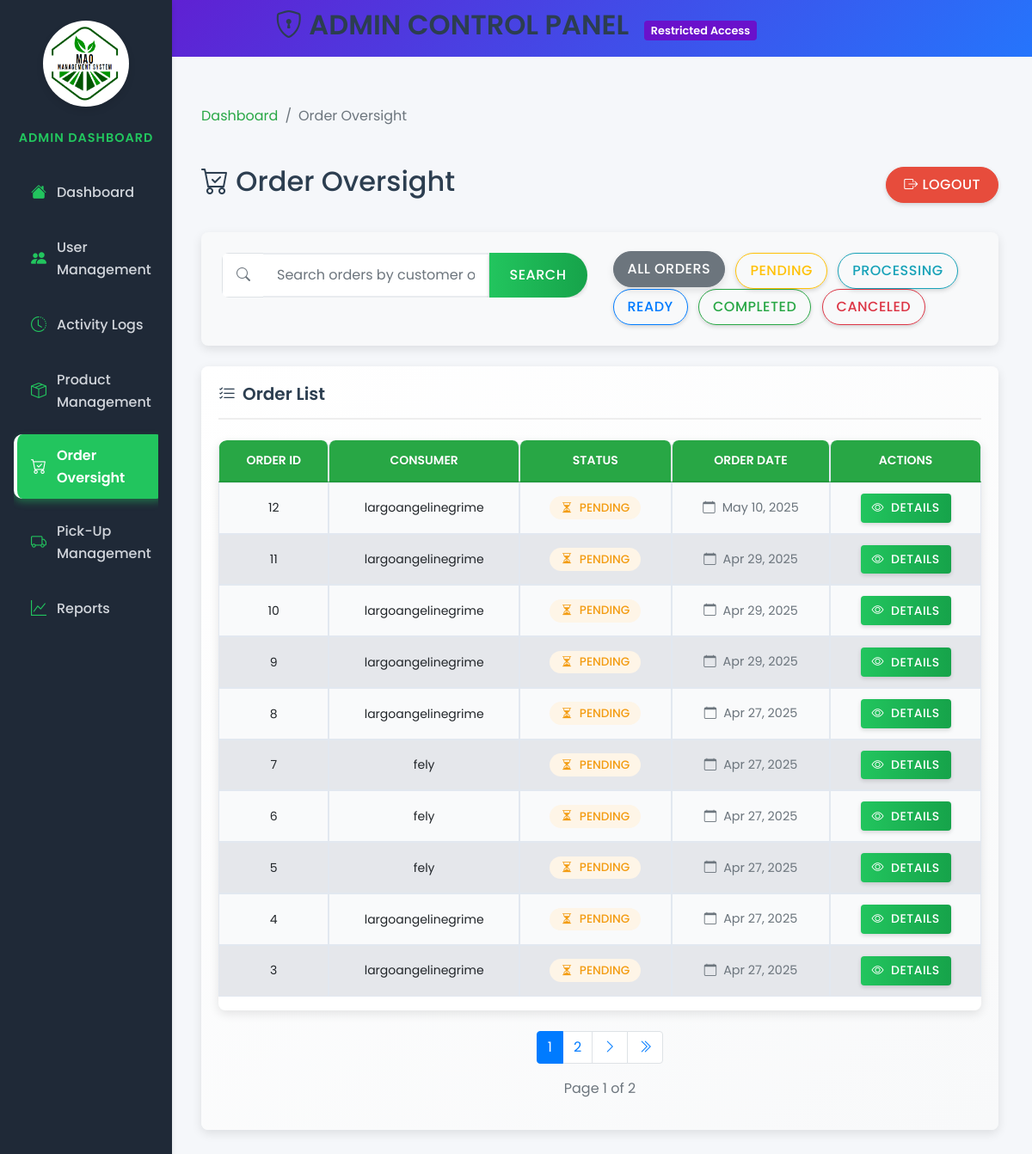
Page /views/admin/order-oversight.php (signed in) on the earlier database version.
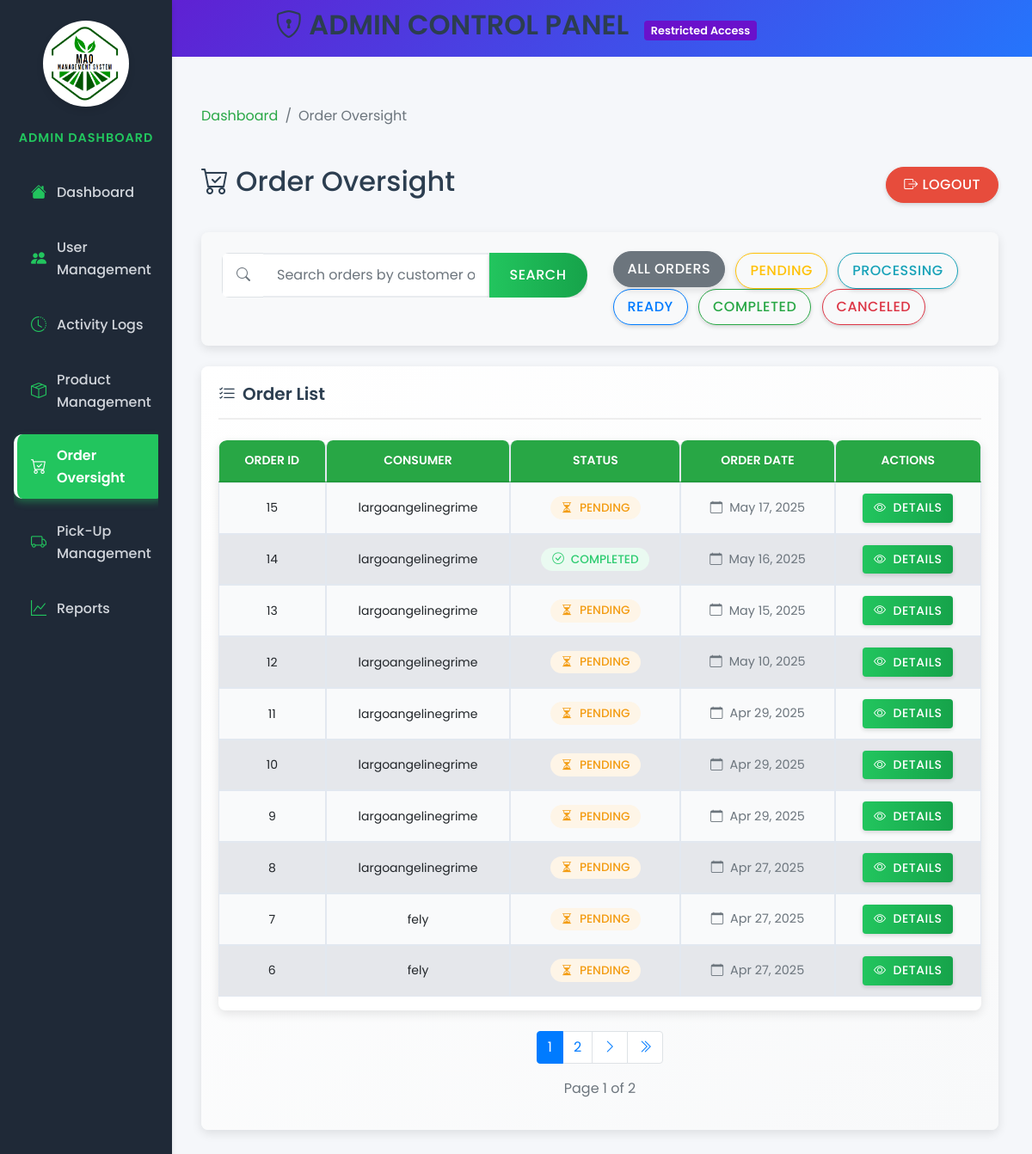
Same page on the later database version.
### tables this page shows
CREATE TABLE `orders` (
  `order_id` int(11) NOT NULL,
  `consumer_id` int(11) DEFAULT NULL,
  `order_status` enum('pending','processing','ready','completed','canceled') DEFAULT 'pending',
  `order_date` timestamp NOT NULL DEFAULT current_timestamp(),
  `pickup_details` text DEFAULT NULL
);

CREATE TABLE `users` (
  `user_id` int(11) NOT NULL,
  `username` varchar(50) NOT NULL,
  `password` varchar(255) NOT NULL,
  `email` varchar(100) NOT NULL,
  `role_id` int(11) DEFAULT NULL,
  `created_at` timestamp NOT NULL DEFAULT current_timestamp(),
  `updated_at` timestamp NOT NULL DEFAULT current_timestamp() ON UPDATE current_timestamp(),
  `first_name` varchar(100) NOT NULL,
  `last_name` varchar(100) NOT NULL,
  `contact_number` varchar(20) DEFAULT NULL,
  `address` text DEFAULT NULL
);

### views/admin/order-oversight.php (the view, shortened to what the changed rows need)
<?php
$database = new Database();
$conn = $database->connect();
$limit = 10;
$page = isset($_GET['page']) ? (int)$_GET['page'] : 1;
$offset = ($page - 1) * $limit;
$search = isset($_GET['search']) ? trim($_GET['search']) : '';
$query = "SELECT o.order_id, u.username AS consumer_name, o.order_status, o.order_date,
                p.pickup_id, p.pickup_date, p.pickup_location, p.pickup_notes,
                pm.payment_id, pm.payment_status, pm.payment_date, pm.amount
          FROM orders AS o
          JOIN users AS u ON o.consumer_id = u.user_id
          LEFT JOIN pickups AS p ON o.order_id = p.order_id
          LEFT JOIN payments AS pm ON o.order_id = pm.order_id";
$query = $query . " ORDER BY o.order_date DESC LIMIT :limit OFFSET :offset";
$countQuery = "SELECT COUNT(o.order_id) AS total FROM orders AS o JOIN users AS u ON o.consumer_id = u.user_id";
$countStmt = $conn->prepare($countQuery);
$countStmt->execute();
$totalOrders = $countStmt->fetch(PDO::FETCH_ASSOC)['total'];
$totalPages = ceil($totalOrders / $limit);
$stmt = $conn->prepare($query);
$stmt->bindValue(':limit', $limit, PDO::PARAM_INT);
$stmt->bindValue(':offset', $offset, PDO::PARAM_INT);
$stmt->execute();
$orders = $stmt->fetchAll(PDO::FETCH_ASSOC);
?>
<!DOCTYPE html>
<html lang="en">
<head>
    <link href="https://stackpath.bootstrapcdn.com/bootstrap/4.5.2/css/bootstrap.min.css" rel="stylesheet">
    <link href="https://cdn.jsdelivr.net/npm/bootstrap-icons/font/bootstrap-icons.css" rel="stylesheet">
    <link rel="stylesheet" href="../../public/style/admin.css">
    <link rel="stylesheet" href="../../public/style/admin-sidebar.css">
    <link rel="stylesheet" href="../../public/style/order-oversight.css">
</head>
<body>
    <div class="admin-header text-center">
        <h2><i class="bi bi-shield-lock"></i> ADMIN CONTROL PANEL <span class="admin-badge">Restricted Access</span></h2>
    </div>
    <div class="container-fluid">
        <div class="row">
            <main role="main" class="col-md-9 ml-sm-auto col-lg-10 px-4 py-4 order-oversight-page">
                <div class="page-header">
                    <h1 class="h2"><i class="bi bi-cart-check"></i> Order Oversight</h1>
                </div>
                <div class="card custom-card">
                    <div class="card-body">
                        <div class="table-container">
                            <div class="table-responsive">
                                <table class="table table-hover">
                                    <thead>
                                        <tr>
                                            <th>Order ID</th>
                                            <th>Consumer</th>
                                            <th>Status</th>
                                            <th>Order Date</th>
                                            <th>Actions</th>
                                        </tr>
                                    </thead>
                                    <tbody id="orders-table">
                                        <?php if (count($orders) > 0): ?>
                                            <?php foreach ($orders as $order): ?>
                                                <tr data-status="<?= strtolower($order['order_status']) ?>">
                                                    <td><span class="order-id"><?= htmlspecialchars($order['order_id']) ?></span></td>
                                                    <td><?= htmlspecialchars($order['consumer_name']) ?></td>
                                                    <td>                                        <?php if ($order['order_status'] === 'pending'): ?>
                                                            <span class="badge badge-warning status-badge">
                                                                <i class="bi bi-hourglass-split"></i> Pending
                                                            </span>
                                                        <?php elseif ($order['order_status'] === 'processing'): ?>
                                                            <span class="badge badge-info status-badge">
                                                                <i class="bi bi-gear-fill"></i> Processing
                                                            </span>
                                                        <?php elseif ($order['order_status'] === 'ready'): ?>
                                                            <span class="badge badge-primary status-badge">
                                                                <i class="bi bi-box-seam"></i> Ready
                                                            </span>
                                                        <?php elseif ($order['order_status'] === 'completed'): ?>
                                                            <span class="badge badge-success status-badge">
                                                                <i class="bi bi-check-circle"></i> Completed
                                                            </span>
                                                        <?php elseif ($order['order_status'] === 'canceled'): ?>
                                                            <span class="badge badge-danger status-badge">
                                                                <i class="bi bi-x-circle"></i> Canceled
                                                            </span>
                                                        <?php else: ?>
                                                            <span class="badge badge-secondary status-badge">
                                                                <i class="bi bi-question-circle"></i> <?= ucfirst($order['order_status']) ?>
                                                            </span>
                                                        <?php endif; ?>
                                                    </td>
                                                    <td>
                                                        <span class="order-date" title="<?= htmlspecialchars(date("F j, Y, g:i A", strtotime($order['order_date']))) ?>">
                                                            <i class="bi bi-calendar"></i>
                                                            <?= htmlspecialchars(date("M j, Y", strtotime($order['order_date']))) ?>
                                                        </span>
                                                    </td>
                                                    <td>
                                                        <button class="btn btn-primary btn-sm view-details-btn"
                                                                data-order-id="<?= htmlspecialchars($order['order_id']) ?>">
                                                            <i class="bi bi-eye"></i> Details
                                                        </button>
                                                    </td>
                                                </tr>
                                            <?php endforeach; ?>
                                        <?php endif; ?>
                                    </tbody>
                                </table>
                            </div>
                        </div>
                        <div class="pagination-container">
                            <nav>
                                <ul class="pagination justify-content-center mt-4">
                                    <?php
                                    $start = max(1, $page - 2);
                                    $end = min($totalPages, $page + 2);
                                    for ($i = $start; $i <= $end; $i++):
                                    ?>
                                        <li class="page-item <?= ($i == $page) ? 'active' : '' ?>">
                                            <a class="page-link" href="?page=<?= $i ?>&search=<?= urlencode($search) ?>"><?= $i ?></a>
                                        </li>
                                    <?php
                                    endfor;
                                    ?>
                                </ul>
                            </nav>
                        </div>
                    </div>
                </div>
            </main>
        </div>
    </div>
</body>
</html>

Differences in the rows shown:
no longer on this page (row unchanged): orders: order_id "5", consumer.username "fely", order_status "pending" (drawn), order_date "Apr 27, 2025"
no longer on this page (row unchanged): orders: order_id "4", consumer.username "largoangelinegrime", order_status "pending" (drawn), order_date "Apr 27, 2025"
no longer on this page (row unchanged): orders: order_id "3", consumer.username "largoangelinegrime", order_status "pending" (drawn), order_date "Apr 27, 2025"
added orders: order_id "15", consumer.username "largoangelinegrime", order_status "pending" (drawn), order_date "May 17, 2025"
added orders: order_id "14", consumer.username "largoangelinegrime", order_status "completed" (drawn), order_date "May 16, 2025"
added orders: order_id "13", consumer.username "largoangelinegrime", order_status "pending" (drawn), order_date "May 15, 2025"
